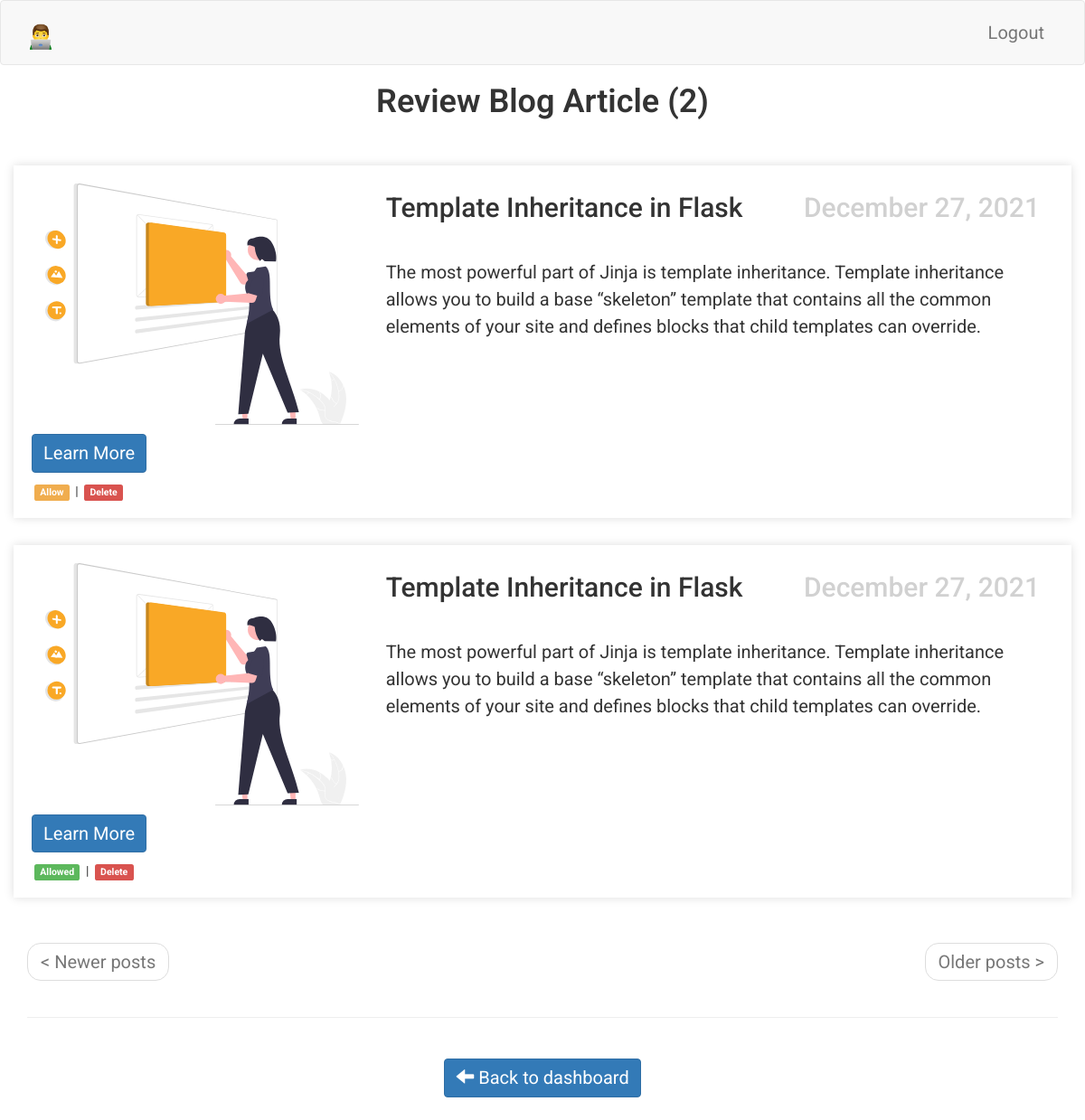
/admin/blog/articles/review (signed in), run on an earlier commit of the app's database.
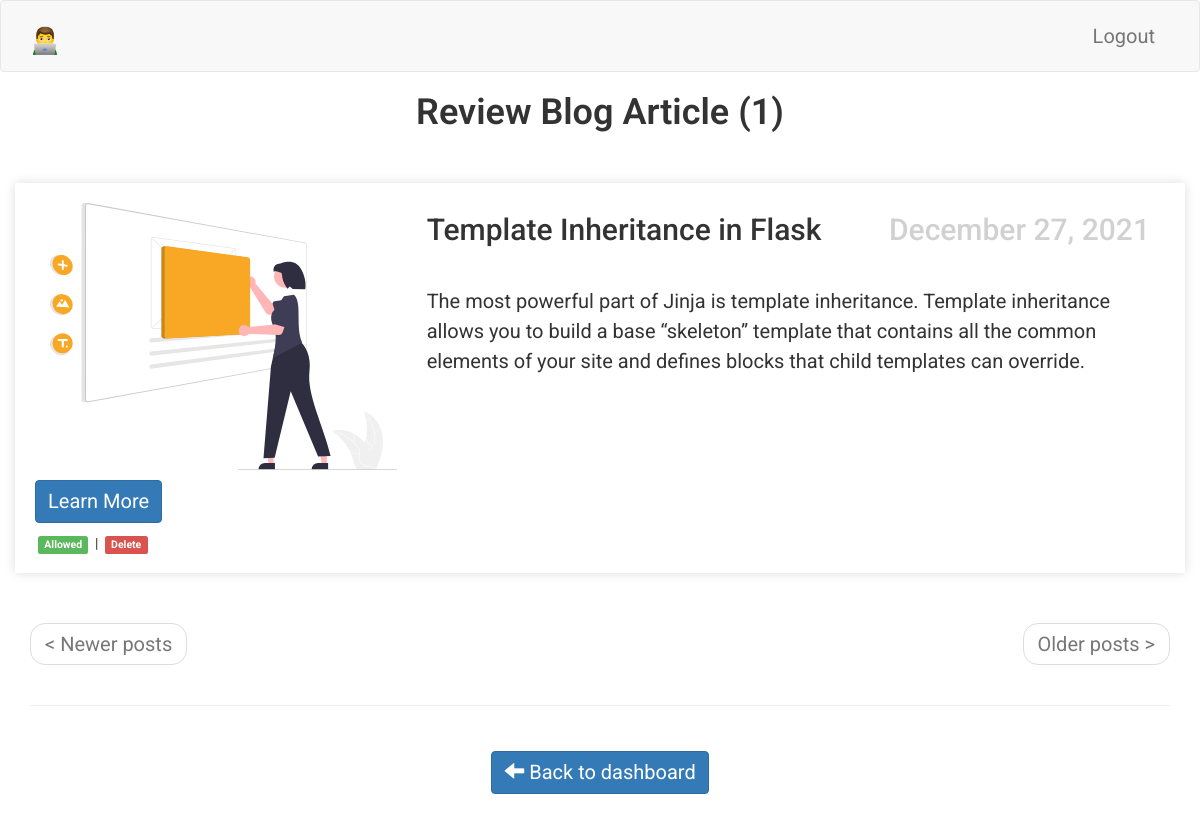
And on a later commit of the database.
### app/models.py (models this page shows)
class BlogArticles(db.Model):
    __tablename__ = 'blog articles'
    id = db.Column(db.Integer, primary_key=True)
    article_image = db.Column(db.String(140))
    article_name = db.Column(db.String(140))
    body = db.Column(db.String(300))
    link = db.Column(db.String(140))
    timestamp = db.Column(db.DateTime, index=True, default=datetime.utcnow)
    allowed_status = db.Column(db.Boolean, default=False)
    admin_id = db.Column(db.Integer, db.ForeignKey('admin.id'))

### app/admin/routes.py (the view)
@bp.route('/blog/articles/review')
@login_required
def review_blog_articles():
    admin = Admin.query.filter_by(
        admin_full_name=current_user.admin_full_name
        ).first()
    page = request.args.get('page', 1, type=int)
    blogs = BlogArticles.query.order_by(
        BlogArticles.timestamp.desc()
        ).paginate(
            page,
            current_app.config['POSTS_PER_PAGE'],
            False
            )
    next_url = url_for(
        'admin.review_blog_articles',
        page=blogs.next_num,
        _anchor="blog") \
        if blogs.has_next else None
    prev_url = url_for(
        'admin.review_blog_articles',
        page=blogs.prev_num,
        _anchor="blog") \
        if blogs.has_prev else None
    all_blogs = len(BlogArticles.query.all())
    return render_template(
        'admin/review_blog_article.html',
        title='Review Blog Article',
        blogs=blogs.items,
        next_url=next_url,
        prev_url=prev_url,
        all_blogs=all_blogs,
        admin=admin
    )

### app/admin/routes.py (called while the page is built)
@bp.before_request
def before_request():
    if current_user.is_authenticated:
        current_user.admin_last_seen = datetime.utcnow()
        db.session.commit()

### app/models.py (called while the page is built)
@login.user_loader
def load_admin(id):
    return Admin.query.get(int(id))

### app/templates/admin/review_blog_article.html (shortened to what this page needs)
{% extends 'base.html' %}
{% block app_content %}
    <div class="row">
        <div class="col-sm-12">
        </div>
    </div>
    <div class="row">
        <div class="col-sm-12 text-center">
            <h1>{{ title }} ({{ all_blogs }})</h1>
        </div>
    </div>
    {% for blog in blogs %}
        <div class="row blog">
            <div class="col-sm-4">
                <img class="img-fluid" style="max-width: 100%; height: auto;" src="/{{ blog.article_image }}" alt="{{ blog.article_name }}">
            </div>
            <div class="col-sm-8">
                <div class="row">
                    <div class="col-sm-7">
                        <h2>{{ blog.article_name }}</h2>
                    </div>
                    <div class="col-sm-5 text-right" style="color: #d1d1d1;">
                        <h2>{{ moment(blog.timestamp).format('LL') }}</h2>
                    </div>
                </div>
                <div class="row">
                    <div class="col-sm-12">
                        <p>{{ blog.body }}</p>
                    </div>
                </div>
            </div>
            <div class="row">
                <div class="col-sm-12">
                    <a href="{{ blog.link }}" class="btn btn-primary">Learn More</a>
                </div>
            </div>
            <div class="row">
                <div class="col-sm-12">
                    {% if not blog.allowed_status == 1 %}
                        <a href=" {{ url_for('admin.allow_blog_article', blog_article_id=blog.id) }} " class="label label-warning">Allow</a>
                    {% else %}
                        <a href="#" class="label label-success">Allowed</a></a>
                    {% endif %}
                     | <a href=" {{ url_for('admin.delete_blog_article', blog_article_id=blog.id) }} " class="label label-danger">Delete</a>
                </div>
            </div>
        </div>
    {% endfor %}
    <div class="row">
        <div class="col-sm-12">
            <nav aria-label="...">
                <ul class="pager">
                    <li class="previous{% if not prev_url %} disabled{% endif %}">
                        <a href="{{ prev_url or '#' }}">
                            <span aria-hidden="true">&#60;</span> Newer posts
                        </a>
                    </li>
                    <li class="next{% if not next_url %} disabled{% endif %}">
                        <a href="{{ next_url or '#' }}">
                            Older posts <span aria-hidden="true">&#62;</span>
                        </a>
                    </li>
                </ul>
            </nav>
        </div>
    </div>
    <hr>
    <div class="row">
        <div class="col-sm-4">
        </div>
        <div class="col-sm-4 text-center">
            <p><a href=" {{ url_for('admin.dashboard_admin') }} " class="btn btn-primary" >
                <span class="glyphicon glyphicon-arrow-left" aria-hidden="true"></span>
                Back to dashboard
            </a>
            </p>
        </div>
        <div class="col-sm-4">
        </div>
    </div>
{% endblock %}

What changed in the data, as far as the page shows it:
removed BlogArticles: article_image (picture), article_name "Template Inheritance in Flask", timestamp "December 27, 2021", body "The most powerful part of Jinja is template inheritance. Template inheritance allows you to build a base “skeleton” template that contains all the common elements of your site and defines blocks that child templates can override."
Also different on the page:
{{ all_blogs }}: "2" → "1"
